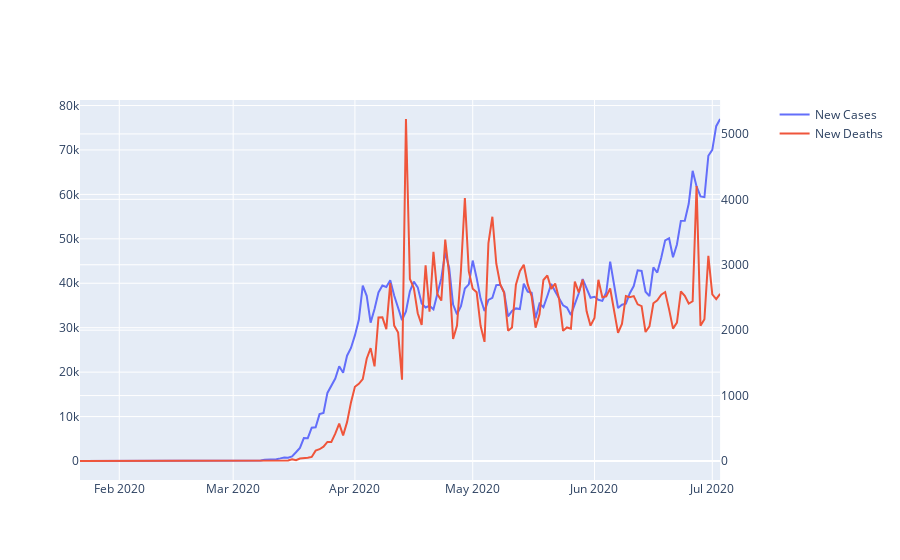

The notebook cell this image was saved under:
### Code cell
usaData = pd.read_csv('data/usaData.csv')
usaData
fig = make_subplots(specs = [[{"secondary_y" : True}]])

fig.add_trace(
    go.Scatter(x = usaData["Date"], y = usaData["New Cases"], name = "New Cases"),
    secondary_y = False)
fig.add_trace(
    go.Scatter(x = usaData["Date"], y = usaData["New Deaths"], name = "New Deaths"),
    secondary_y = True)

### Figure 1 — Plotly figure (JSON) as saved in the notebook; plotly's stock layout.template omitted (floating-point values rounded to 4 significant figures; data arrays with more than 128 entries replaced by an {"elided": "..."} marker saying what was removed)
{"data": [{"name": "New Cases", "type": "scatter", "x": {"elided": "164 str values"}, "xaxis": "x", "y": {"elided": "164 int values"}, "yaxis": "y"}, {"name": "New Deaths", "type": "scatter", "x": {"elided": "164 str values"}, "xaxis": "x", "y": {"elided": "164 int values"}, "yaxis": "y2"}], "layout": {"autosize": true, "xaxis": {"anchor": "y", "autorange": true, "domain": [0, 0.94], "range": ["2020-01-22", "2020-07-03"], "type": "date"}, "yaxis": {"anchor": "x", "autorange": true, "domain": [0, 1], "range": [-4276, 81244], "type": "linear"}, "yaxis2": {"anchor": "x", "autorange": true, "overlaying": "y", "range": [-290.4, 5518.0], "side": "right", "type": "linear"}}}
